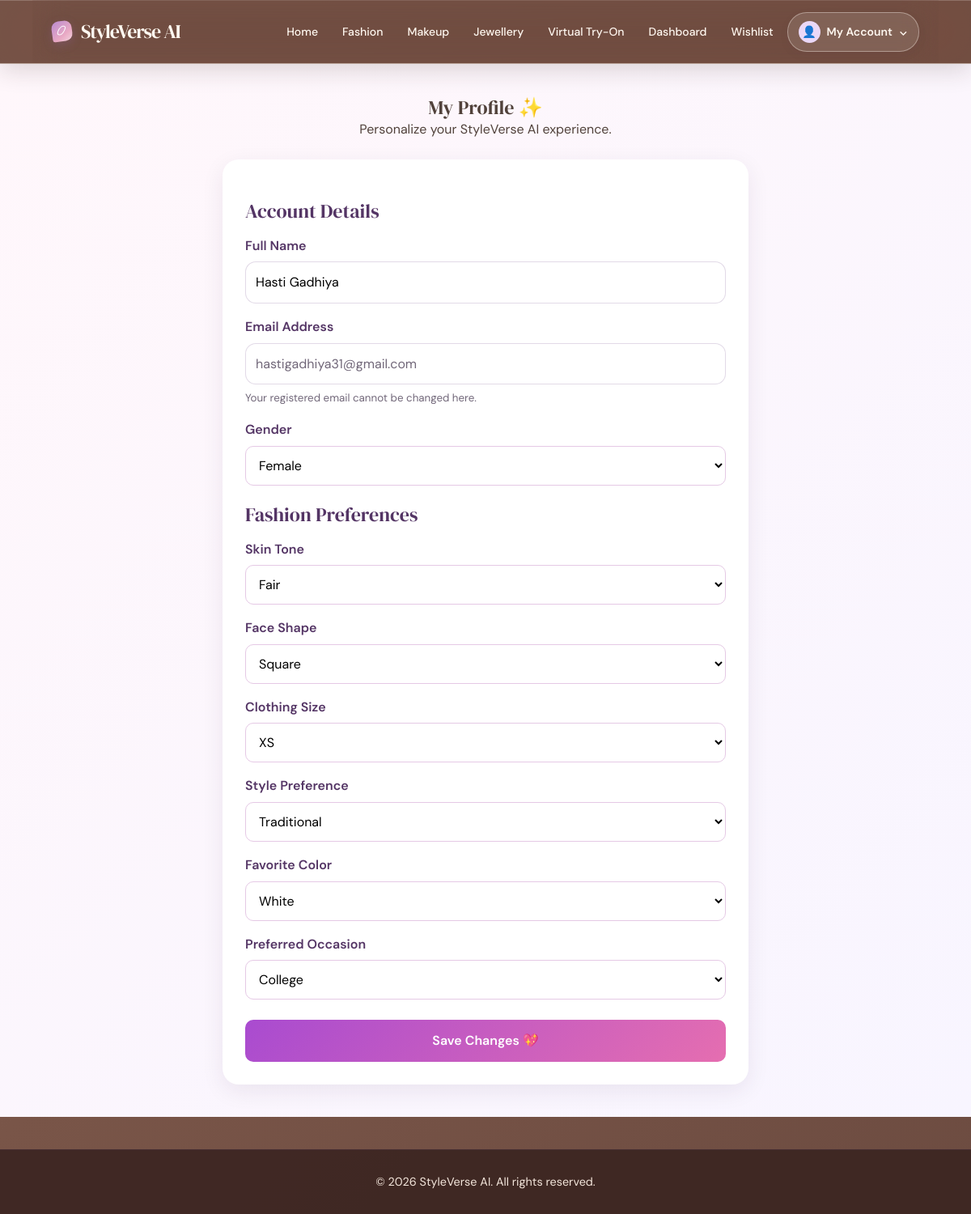
/profile/ (signed in), run on the app's committed database.
### tables this page shows
CREATE TABLE users (
    id INTEGER PRIMARY KEY AUTOINCREMENT,
    name TEXT NOT NULL,
    email TEXT NOT NULL UNIQUE,
    password_hash TEXT NOT NULL,
    gender TEXT,
    created_at TIMESTAMP DEFAULT CURRENT_TIMESTAMP
, skin_tone TEXT, face_shape TEXT, clothing_size TEXT, style_preference TEXT, favorite_color TEXT, preferred_occasion TEXT);

### routes/profile.py (the view, shortened to what this page needs)
@profile_bp.route("/", methods=["GET", "POST"])
@login_required
def index():
    user_id = session.get("user_id")
    user = get_user_profile(user_id)
    if user is None:
        flash("Your account could not be found. Please log in again.", "error")
        return redirect(url_for("auth.login"))
    return render_template("profile.html", user=user)

### models/database.py (called while the page is built)
def get_connection():
    connection = sqlite3.connect(Config.DATABASE_PATH)
    connection.row_factory = sqlite3.Row
    connection.execute("PRAGMA foreign_keys = ON")
    return connection

def fetch_one(query, params=()):
    with closing(get_connection()) as connection:
        return connection.execute(query, params).fetchone()

### models/user.py (called while the page is built)
def get_user_by_id(user_id):
    return fetch_one(
        "SELECT id, name, email, gender, created_at FROM users WHERE id = ?",
        (user_id,),
    )

def get_user_profile(user_id):
    return fetch_one(
        """
        SELECT
            id,
            name,
            email,
            gender,
            skin_tone,
            face_shape,
            clothing_size,
            style_preference,
            favorite_color,
            preferred_occasion,
            created_at
        FROM users
        WHERE id = ?
        """,
        (user_id,),
    )

### utils/auth.py (called while the page is built)
def get_current_user():
    user_id = session.get("user_id")
    if user_id is None:
        return None
    return get_user_by_id(user_id)

def login_required(view):
    @wraps(view)
    def wrapped_view(*args, **kwargs):
        user = get_current_user()
        if user is None:
            session.clear()
            flash("Please log in to continue.", "info")
            return redirect(url_for("auth.login", next=request.path))
        g.user = user
        return view(*args, **kwargs)
    return wrapped_view

### utils/csrf.py (called while the page is built)
def generate_csrf_token():
    if "csrf_token" not in session:
        session["csrf_token"] = secrets.token_urlsafe(32)
    return session["csrf_token"]

### templates/profile.html (shortened to what this page needs)
{% extends "base.html" %}
{% block content %}
<section class="profile-page">
    <div class="profile-container">
        <h1>My Profile ✨</h1>
        <p>Personalize your StyleVerse AI experience.</p>
        <form method="POST" class="profile-form">
            <h2>Account Details</h2>
            <label for="name">Full Name</label>
            <input id="name" name="name" type="text"
                   maxlength="100" required
                   value="{{ user['name'] or '' }}">
            <label for="email">Email Address</label>
            <input id="email" type="email"
                   value="{{ user['email'] }}" disabled>
            <small>Your registered email cannot be changed here.</small>
            <label for="gender">Gender</label>
            <select id="gender" name="gender" required>
                {% for option in ["Female", "Male"] %}
                <option value="{{ option }}"
                    {% if user['gender'] == option %}selected{% endif %}>
                    {{ option }}
                </option>
                {% endfor %}
            </select>
            <h2>Fashion Preferences</h2>
            {% for field, label_text, options in fields %}
            <label for="{{ field }}">{{ label_text }}</label>
            <select id="{{ field }}" name="{{ field }}">
                {% for option in options %}
                <option value="{{ option }}"
                    {% if user[field] == option %}selected{% endif %}>
                    {{ option }}
                </option>
                {% endfor %}
            </select>
            {% endfor %}
            <button type="submit">Save Changes 💖</button>
        </form>
    </div>
</section>
{% endblock %}

### templates/base.html (shortened to what this page needs)
<!DOCTYPE html>
<html lang="en">
<head>
    <link rel="stylesheet" href="{{ url_for('static', filename='css/style.css') }}">
</head>
<body>
    {% set endpoint = request.endpoint %}
    <header class="site-header">
        <nav class="navbar container" aria-label="Main navigation">
            <a class="brand" href="{{ url_for('main.index') }}">
                <span class="brand-mark" aria-hidden="true"></span>
                StyleVerse AI
            </a>
            <ul class="nav-menu" id="nav-menu">
                <li><a class="nav-link{% if endpoint == 'main.index' %} active{% endif %}" href="{{ url_for('main.index') }}">Home</a></li>
                <li><a class="nav-link" href="{{ url_for('fashion.fashion_home') }}">Fashion</a></li>
                <li><a class="nav-link" href="#">Makeup</a></li>
                <li><a class="nav-link" href="{{ url_for('jewellery.jewellery_home') }}">Jewellery</a></li>
                <li><a class="nav-link" href="{{ url_for('main.virtual_try_on') }}">Virtual Try-On</a></li>
                {% if session.get('user_id') %}
                <li><a class="nav-link{% if endpoint == 'main.dashboard' %} active{% endif %}" href="{{ url_for('main.dashboard') }}">Dashboard</a></li>
                <li><a class="nav-link " href="{{ url_for('fashion.view_wishlist') }}">Wishlist</a></li>
                <li class="profile-dropdown">
                    <button
                        type="button"
                        class="profile-menu-toggle"
                        id="profile-menu-toggle"
                        aria-expanded="false"
                        aria-controls="profile-menu"
                    >
                        <span class="profile-avatar">👤</span>
                        <span>My Account</span>
                        <span class="profile-menu-arrow">⌄</span>
                    </button>
                </li>
                {% else %}
                <li><a class="nav-link nav-login{% if endpoint == 'auth.login' %} active{% endif %}" href="{{ url_for('auth.login') }}">Login</a></li>
                <li><a class="nav-link nav-register{% if endpoint == 'auth.register' %} active{% endif %}" href="{{ url_for('auth.register') }}">Register</a></li>
                {% endif %}
            </ul>
        </nav>
    </header>
    <main>
        {% block content %}{% endblock %}
    </main>
    <footer class="site-footer">
        <div class="container">
            <p>&copy; 2026 StyleVerse AI. All rights reserved.</p>
        </div>
    </footer>
</body>
</html>

### templates/profile.html (style rules this page uses)
.profile-page { padding: 40px 20px; background: linear-gradient(135deg, #fff7fb, #f8f5ff); }
.profile-container { max-width: 650px; margin: auto; }
.profile-container > h1, .profile-container > p { text-align: center; }
.profile-form { margin-top: 25px; padding: 28px; background: white; border-radius: 20px; box-shadow: 0 8px 28px rgba(50, 30, 60, 0.08); }
.profile-form h2 { color: #543565; margin: 22px 0 16px; }
.profile-form label { display: block; margin: 16px 0 7px; font-weight: 600; color: #543565; }
.profile-form input, .profile-form select { box-sizing: border-box; width: 100%; padding: 12px; border: 1px solid #e5c9e5; border-radius: 10px; background: white; }
.profile-form input:disabled { background: #f5f1f6; color: #716779; }
.profile-form small { display: block; margin-top: 6px; color: #716779; }
.profile-form button { width: 100%; margin-top: 25px; padding: 13px; border: none; border-radius: 10px; background: linear-gradient(135deg, #a94bd0, #e56eb0); color: white; font-weight: 600; cursor: pointer; }

### data on the page
users: name "Hasti Gadhiya", email "hastigadhiya31@gmail.com", gender "Female", skin_tone "Fair" "Square" "XS" "Traditional" "White" "College"

### other printed values
{{ label_text }} "Skin Tone" "Face Shape" "Clothing Size" "Style Preference" "Favorite Color" "Preferred Occasion"
